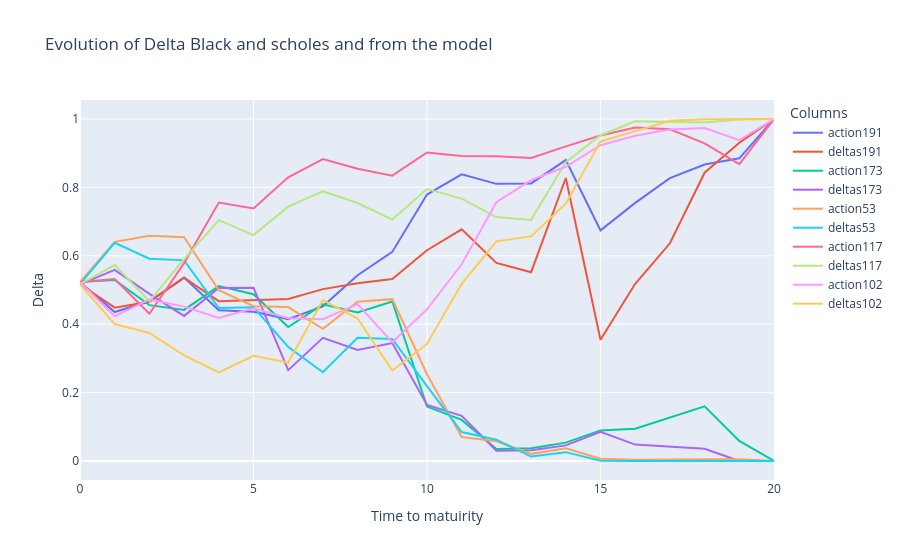

The code cell stored with this chart in its notebook:
### Code cell
fig = go.Figure()
# Add traces for each column
for column in actions.columns[values]:
    fig.add_trace(go.Scatter(x=actions.index, y=actions[column], mode='lines', name=f"action{column}"))
    fig.add_trace(go.Scatter(x=deltas.index, y=deltas[column], mode='lines', name=f"deltas{column}"))

# Update layout
fig.update_layout(
    title='Evolution of Delta Black and scholes and from the model',
    xaxis_title='Time to matuirity',
    yaxis_title='Delta',
    template='plotly',
    legend=dict(title='Columns'),
)

# Show the plot
fig.show()

### Figure 1 — Plotly figure (JSON) as saved in the notebook; plotly's stock layout.template omitted (floating-point values rounded to 4 significant figures)
{"data": [{"mode": "lines", "name": "action191", "type": "scatter", "x": [0, 1, 2, 3, 4, 5, 6, 7, 8, 9, 10, 11, 12, 13, 14, 15, 16, 17, 18, 19, 20], "y": [0.5236, 0.4356, 0.467, 0.5362, 0.4409, 0.4362, 0.4144, 0.4522, 0.5432, 0.6114, 0.7792, 0.8383, 0.8104, 0.8116, 0.8799, 0.6745, 0.7547, 0.827, 0.867, 0.8849, 1]}, {"mode": "lines", "name": "deltas191", "type": "scatter", "x": [0, 1, 2, 3, 4, 5, 6, 7, 8, 9, 10, 11, 12, 13, 14, 15, 16, 17, 18, 19, 20], "y": [0.5169, 0.4485, 0.4659, 0.5361, 0.4675, 0.4699, 0.474, 0.5025, 0.5196, 0.5321, 0.6162, 0.6773, 0.5794, 0.5521, 0.8275, 0.3544, 0.5182, 0.6365, 0.8429, 0.9307, 1]}, {"mode": "lines", "name": "action173", "type": "scatter", "x": [0, 1, 2, 3, 4, 5, 6, 7, 8, 9, 10, 11, 12, 13, 14, 15, 16, 17, 18, 19, 20], "y": [0.5236, 0.5293, 0.4557, 0.4418, 0.5113, 0.4875, 0.3916, 0.4582, 0.4344, 0.4663, 0.159, 0.1201, 0.03516, 0.03735, 0.05368, 0.0895, 0.09456, 0.1263, 0.1597, 0.05855, 0]}, {"mode": "lines", "name": "deltas173", "type": "scatter", "x": [0, 1, 2, 3, 4, 5, 6, 7, 8, 9, 10, 11, 12, 13, 14, 15, 16, 17, 18, 19, 20], "y": [0.5169, 0.5587, 0.4887, 0.4243, 0.5056, 0.5069, 0.2656, 0.3603, 0.3247, 0.345, 0.1638, 0.132, 0.03019, 0.03133, 0.04567, 0.08506, 0.04799, 0.0411, 0.03571, 1.8e-05, 0]}, {"mode": "lines", "name": "action53", "type": "scatter", "x": [0, 1, 2, 3, 4, 5, 6, 7, 8, 9, 10, 11, 12, 13, 14, 15, 16, 17, 18, 19, 20], "y": [0.5236, 0.6409, 0.6588, 0.6543, 0.4992, 0.4527, 0.4501, 0.3865, 0.4659, 0.4733, 0.2538, 0.06994, 0.05751, 0.02088, 0.03749, 0.006449, 0.003787, 0.005315, 0.005443, 0.005185, 0]}, {"mode": "lines", "name": "deltas53", "type": "scatter", "x": [0, 1, 2, 3, 4, 5, 6, 7, 8, 9, 10, 11, 12, 13, 14, 15, 16, 17, 18, 19, 20], "y": [0.5169, 0.6381, 0.5915, 0.5867, 0.4471, 0.4499, 0.3337, 0.2596, 0.3604, 0.3567, 0.2188, 0.08483, 0.06233, 0.01303, 0.02587, 0.0008267, 6.293e-05, 1.94e-05, 3.224e-07, 6.998e-13, 0]}, {"mode": "lines", "name": "action117", "type": "scatter", "x": [0, 1, 2, 3, 4, 5, 6, 7, 8, 9, 10, 11, 12, 13, 14, 15, 16, 17, 18, 19, 20], "y": [0.5236, 0.5323, 0.4306, 0.5786, 0.7557, 0.7386, 0.8294, 0.883, 0.8547, 0.8344, 0.9021, 0.8917, 0.8908, 0.8863, 0.9199, 0.9518, 0.975, 0.9699, 0.9287, 0.868, 1]}, {"mode": "lines", "name": "deltas117", "type": "scatter", "x": [0, 1, 2, 3, 4, 5, 6, 7, 8, 9, 10, 11, 12, 13, 14, 15, 16, 17, 18, 19, 20], "y": [0.5169, 0.5729, 0.4674, 0.5903, 0.7042, 0.6605, 0.7437, 0.7884, 0.7544, 0.706, 0.795, 0.7672, 0.7131, 0.705, 0.874, 0.9526, 0.9935, 0.9913, 0.9901, 0.9983, 1]}, {"mode": "lines", "name": "action102", "type": "scatter", "x": [0, 1, 2, 3, 4, 5, 6, 7, 8, 9, 10, 11, 12, 13, 14, 15, 16, 17, 18, 19, 20], "y": [0.5236, 0.4234, 0.4723, 0.4514, 0.4183, 0.4464, 0.4172, 0.4147, 0.4585, 0.3471, 0.4436, 0.5753, 0.7567, 0.8215, 0.8604, 0.9233, 0.951, 0.9692, 0.9735, 0.9384, 1]}, {"mode": "lines", "name": "deltas102", "type": "scatter", "x": [0, 1, 2, 3, 4, 5, 6, 7, 8, 9, 10, 11, 12, 13, 14, 15, 16, 17, 18, 19, 20], "y": [0.5169, 0.4005, 0.3742, 0.3088, 0.259, 0.3076, 0.2878, 0.4704, 0.4165, 0.2647, 0.3423, 0.5183, 0.6423, 0.6567, 0.7522, 0.9344, 0.9646, 0.9945, 0.9993, 0.9999, 1]}], "layout": {"legend": {"title": {"text": "Columns"}}, "title": {"text": "Evolution of Delta Black and scholes and from the model"}, "xaxis": {"title": {"text": "Time to matuirity"}}, "yaxis": {"title": {"text": "Delta"}}}}
